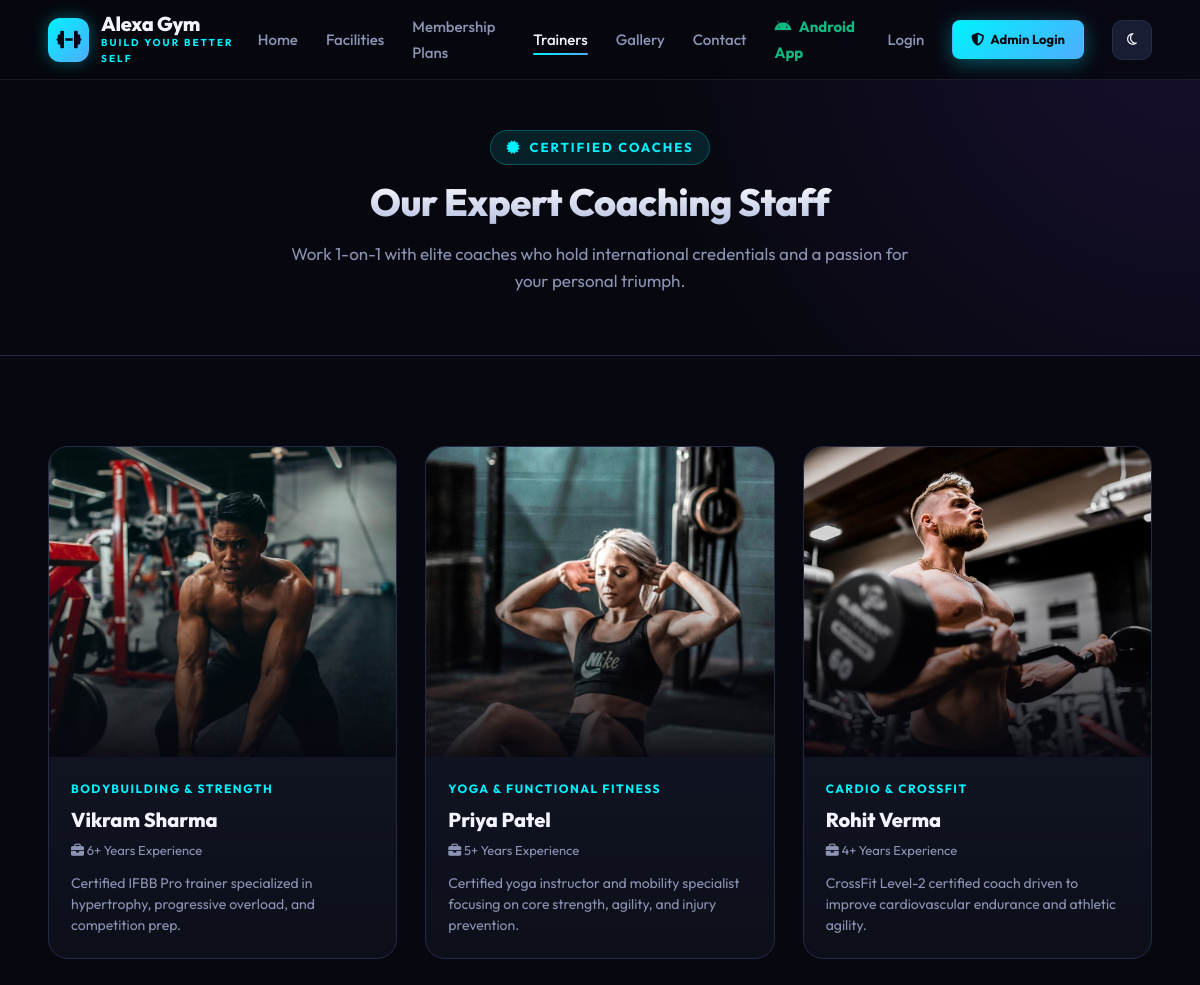
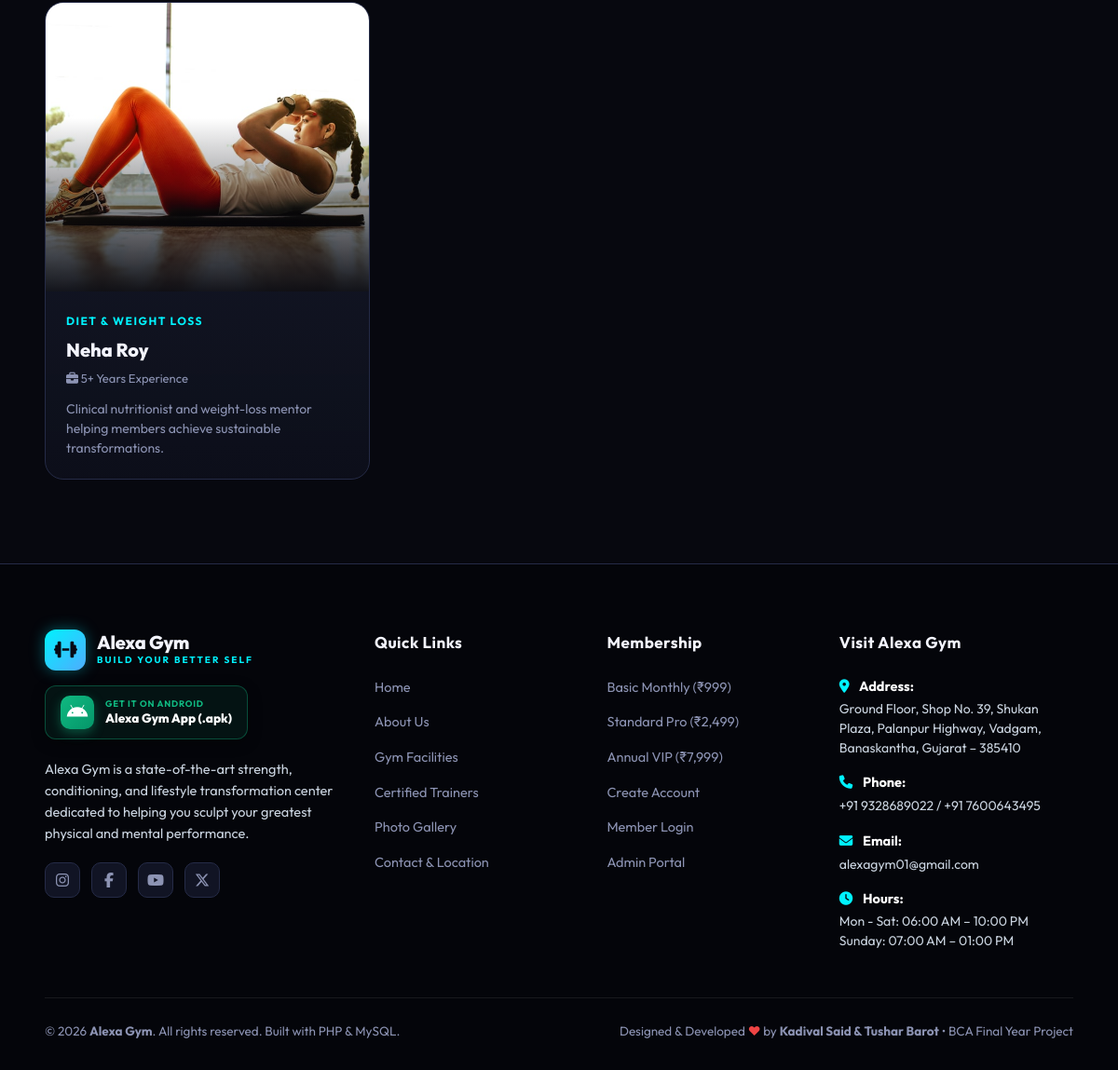
Screenshot of /trainers.php with the database file from the repository (2 pictures, top to bottom).
### tables this page shows
CREATE TABLE `trainers` (
  `id` INT UNSIGNED NOT NULL AUTO_INCREMENT,
  `full_name` VARCHAR(100) NOT NULL,
  `email` VARCHAR(100) DEFAULT NULL,
  `phone` VARCHAR(20) NOT NULL,
  `specialization` VARCHAR(100) DEFAULT NULL,
  `experience` VARCHAR(50) DEFAULT '3+ Years Experience',
  `bio` TEXT DEFAULT NULL,
  `photo` VARCHAR(255) DEFAULT NULL,
  `salary` DECIMAL(10,2) NOT NULL DEFAULT 0.00,
  `joined_on` DATE DEFAULT NULL,
  `status` ENUM('active', 'inactive') NOT NULL DEFAULT 'active',
  `created_at` TIMESTAMP NOT NULL DEFAULT CURRENT_TIMESTAMP,
  PRIMARY KEY (`id`)
);

### includes/functions.php (called while the page is built, shortened)
<?php
function e($value) {
    return htmlspecialchars((string)($value ?? ''), ENT_QUOTES, 'UTF-8');
}
function get_base_url() {
    $script_dir = str_replace('\\', '/', dirname($_SERVER['SCRIPT_NAME'] ?? ''));
    $base = preg_replace('#/(auth|user|admin|includes|config)(/.*)?$#i', '', $script_dir);
    $base = rtrim($base, '/');
    return ($base === '' || $base === '.') ? '' : $base;
}

### config/auth.php (called while the page is built, shortened)
<?php
function is_logged_in() {
    return isset($_SESSION['user_id']) && !empty($_SESSION['user_id']);
}

### trainers.php (the view, shortened to what this page needs)
<?php
require_once __DIR__ . '/config/database.php';
require_once __DIR__ . '/config/auth.php';
require_once __DIR__ . '/includes/functions.php';
try {
    $t_stmt = $pdo->query("SELECT * FROM trainers WHERE status = 'active' ORDER BY id ASC");
    $trainers_list = $t_stmt->fetchAll();
} catch (Exception $e) {
    $trainers_list = [];
}
$default_photos = [
    'assets/images/trainer-1.jpg',
    'assets/images/trainer-2.jpg',
    'assets/images/trainer-3.jpg',
    'assets/images/trainer-4.jpg'
];
require_once __DIR__ . '/includes/header.php';
require_once __DIR__ . '/includes/navbar.php';
?>
<section style="padding: 130px 0 60px 0; background: radial-gradient(circle at top right, rgba(124, 58, 237, 0.15), transparent 45%), var(--bg); border-bottom: 1px solid var(--line);">
  <div class="container text-center" style="text-align: center;">
    <div class="section-tag"><i class="fa-solid fa-certificate"></i> Certified Coaches</div>
    <h1 class="section-title">Our Expert Coaching Staff</h1>
    <p class="section-desc" style="margin: 0 auto; max-width: 650px;">
      Work 1-on-1 with elite coaches who hold international credentials and a passion for your personal triumph.
    </p>
  </div>
</section>
<section class="section">
  <div class="container">
    <div class="trainers-grid">
      <?php if (!empty($trainers_list)): ?>
        <?php foreach ($trainers_list as $idx => $tr):
            $photo_src = $tr['photo'] ? $tr['photo'] : ($base_url . '/' . $default_photos[$idx % count($default_photos)]);
        ?>
          <div class="trainer-card">
            <div class="trainer-photo-wrap">
              <img src="<?= e($photo_src) ?>" alt="<?= e($tr['full_name']) ?>">
              <div class="trainer-overlay"></div>
            </div>
            <div class="trainer-info">
              <div class="trainer-spec"><?= e($tr['specialization'] ?: 'General Fitness Coach') ?></div>
              <h3 class="trainer-name"><?= e($tr['full_name']) ?></h3>
              <div class="trainer-exp"><i class="fa-solid fa-briefcase"></i> <?= e($tr['experience'] ?: '3+ Years Experience') ?></div>
              <p class="trainer-bio"><?= e($tr['bio'] ?: 'Dedicated to helping members establish proper biomechanics, continuous overload, and dietary discipline.') ?></p>
            </div>
          </div>
        <?php endforeach; ?>
      <?php else: ?>
        <p class="text-center" style="color: var(--text-muted);">Trainer profiles are being updated. Check back shortly!</p>
      <?php endif; ?>
    </div>
  </div>
</section>
<?php require_once __DIR__ . '/includes/footer.php'; ?>

### includes/header.php (shortened to what this page needs)
<?php
if (!defined('APP_INIT')) {
    require_once __DIR__ . '/../config/auth.php';
    require_once __DIR__ . '/functions.php';
}
$base_url   = get_base_url();
?>
<!DOCTYPE html>
<html lang="en" data-theme="dark">
<head>
  <link rel="stylesheet" href="https://cdnjs.cloudflare.com/ajax/libs/font-awesome/6.5.1/css/all.min.css" />
  <?php
  $css_path = __DIR__ . '/../assets/css/style.css';
  $css_ver = file_exists($css_path) ? filemtime($css_path) : '4.5';
  ?>
  <link rel="stylesheet" href="<?= $base_url ?>/assets/css/style.css?v=<?= $css_ver ?>">
</head>
<body>

### includes/navbar.php (shortened to what this page needs)
<?php
$current_page = basename($_SERVER['PHP_SELF'] ?? '');
$base_url = get_base_url();
$is_user = is_logged_in();
$user_info = get_logged_in_user();
?>
<header class="site-navbar">
  <div class="container navbar-container">
    <a href="<?= $base_url ?>/index.php" class="navbar-brand">
      <div class="brand-logo-badge"><i class="fa-solid fa-dumbbell"></i></div>
      <div class="brand-info">
        <span class="brand-name">Alexa Gym</span>
        <span class="brand-sub">Build Your Better Self</span>
      </div>
    </a>
    <nav>
      <ul class="navbar-nav" id="navbar-nav">
        <li>
          <a href="<?= $base_url ?>/index.php" class="nav-link <?= ($current_page === 'index.php') ? 'active' : '' ?>">Home</a>
        </li>
        <li>
          <a href="<?= $base_url ?>/facilities.php" class="nav-link <?= ($current_page === 'facilities.php') ? 'active' : '' ?>">Facilities</a>
        </li>
        <?php
        $nav_plans_link = $base_url . '/plans.php';
        ?>
        <li>
          <a href="<?= $nav_plans_link ?>" class="nav-link <?= ($current_page === 'plans.php') ? 'active' : '' ?>">Membership Plans</a>
        </li>
        <li>
          <a href="<?= $base_url ?>/trainers.php" class="nav-link <?= ($current_page === 'trainers.php') ? 'active' : '' ?>">Trainers</a>
        </li>
        <li>
          <a href="<?= $base_url ?>/gallery.php" class="nav-link <?= ($current_page === 'gallery.php') ? 'active' : '' ?>">Gallery</a>
        </li>
        <li>
          <a href="<?= $base_url ?>/contact.php" class="nav-link <?= ($current_page === 'contact.php') ? 'active' : '' ?>">Contact</a>
        </li>
        <li>
          <a href="<?= $base_url ?>/app.php" class="nav-link <?= ($current_page === 'app.php') ? 'active' : '' ?>" style="color: #10B981; font-weight: 700;">
            <i class="fa-brands fa-android" style="margin-right: 5px;"></i> Android App
          </a>
        </li>
        <?php if ($is_user): ?>
          <li>
            <a href="<?= ($user_info['role'] === 'admin') ? $base_url . '/admin/dashboard.php' : $base_url . '/user/dashboard.php' ?>" class="btn btn-sm btn-primary">
              <i class="fa-solid fa-gauge-high"></i> Dashboard
            </a>
          </li>
        <?php else: ?>
          <li>
            <a href="<?= $base_url ?>/auth/login.php" class="nav-link <?= ($current_page === 'login.php') ? 'active' : '' ?>">Login</a>
          </li>
          <li style="margin-right: 4px;">
            <a href="<?= $base_url ?>/auth/admin-login.php" class="btn btn-sm btn-primary" style="display: inline-flex; align-items: center; gap: 6px;">
              <i class="fa-solid fa-shield-halved"></i> Admin Login
            </a>
          </li>
        <?php endif; ?>
      </ul>
    </nav>
    <div class="navbar-actions" style="margin-left: 24px; display: flex; align-items: center; gap: 12px; flex-shrink: 0;">
      <button type="button" class="theme-toggle" onclick="toggleSiteTheme()" title="Toggle Dark/Light Mode" aria-label="Toggle Theme">
        <i class="fa-regular fa-moon" id="theme-toggle-icon"></i>
      </button>
    </div>
  </div>
</header>

### includes/footer.php (shortened to what this page needs)
<?php
$base_url = get_base_url();
?>
<footer class="site-footer">
  <div class="container">
    <div class="footer-grid">
      <div class="footer-col">
        <div class="navbar-brand" style="margin-bottom: 16px;">
          <div class="brand-logo-badge"><i class="fa-solid fa-dumbbell"></i></div>
          <div class="brand-info">
            <span class="brand-name">Alexa Gym</span>
            <span class="brand-sub">Build Your Better Self</span>
          </div>
        </div>
        <div style="margin-bottom: 20px;">
          <a href="<?= $base_url ?>/download.php" class="footer-android-badge" download="AlexaGym.apk" style="display: inline-flex; align-items: center; gap: 12px; background: rgba(16, 185, 129, 0.08); border: 1px solid rgba(16, 185, 129, 0.35); border-radius: 12px; padding: 10px 16px; text-decoration: none; transition: all 0.3s ease; box-shadow: 0 4px 15px rgba(0, 0, 0, 0.3);">
            <div style="width: 36px; height: 36px; border-radius: 10px; background: linear-gradient(135deg, #10B981, #059669); display: flex; align-items: center; justify-content: center; color: #fff; font-size: 20px; box-shadow: 0 4px 12px rgba(16, 185, 129, 0.4); flex-shrink: 0;">
              <i class="fa-brands fa-android"></i>
            </div>
            <div style="text-align: left;">
              <span style="display: block; font-size: 9.5px; font-weight: 700; text-transform: uppercase; letter-spacing: 0.8px; color: #10B981; line-height: 1.2;">GET IT ON ANDROID</span>
              <span style="display: block; font-size: 13.5px; font-weight: 800; color: #ffffff; line-height: 1.2; margin-top: 2px;">Alexa Gym App (.apk)</span>
            </div>
          </a>
        </div>
        <p style="color: #cbd5e1; font-size: 14.5px; line-height: 1.6; max-width: 320px; margin-bottom: 18px;">
          Alexa Gym is a state-of-the-art strength, conditioning, and lifestyle transformation center dedicated to helping you sculpt your greatest physical and mental performance.
        </p>
        <div class="social-links-row">
          <a href="#" class="social-btn" aria-label="Instagram"><i class="fa-brands fa-instagram"></i></a>
          <a href="#" class="social-btn" aria-label="Facebook"><i class="fa-brands fa-facebook-f"></i></a>
          <a href="#" class="social-btn" aria-label="YouTube"><i class="fa-brands fa-youtube"></i></a>
          <a href="#" class="social-btn" aria-label="Twitter"><i class="fa-brands fa-x-twitter"></i></a>
        </div>
      </div>
      <div class="footer-col">
        <h3 class="footer-col-title">Quick Links</h3>
        <ul class="footer-links">
          <li><a href="<?= $base_url ?>/index.php">Home</a></li>
          <li><a href="<?= $base_url ?>/index.php#about">About Us</a></li>
          <li><a href="<?= $base_url ?>/facilities.php">Gym Facilities</a></li>
          <li><a href="<?= $base_url ?>/trainers.php">Certified Trainers</a></li>
          <li><a href="<?= $base_url ?>/gallery.php">Photo Gallery</a></li>
          <li><a href="<?= $base_url ?>/contact.php">Contact & Location</a></li>
        </ul>
      </div>
      <div class="footer-col">
        <h3 class="footer-col-title">Membership</h3>
        <ul class="footer-links">
          <?php if (is_logged_in() && ($user_info['role'] ?? '') === 'admin'): ?>
            <li><a href="<?= $base_url ?>/admin/plans.php">Manage Gym Plans</a></li>
            <li><a href="<?= $base_url ?>/admin/members.php">Active Members</a></li>
            <li><a href="<?= $base_url ?>/admin/dashboard.php">Admin Dashboard</a></li>
            <li><a href="<?= $base_url ?>/admin/payments.php">Payment Records</a></li>
            <li><a href="<?= $base_url ?>/auth/logout.php">Logout</a></li>
          <?php else: ?>
            <li><a href="<?= $base_url ?>/plans.php">Basic Monthly (₹999)</a></li>
            <li><a href="<?= $base_url ?>/plans.php">Standard Pro (₹2,499)</a></li>
            <li><a href="<?= $base_url ?>/plans.php">Annual VIP (₹7,999)</a></li>
            <li><a href="<?= $base_url ?>/auth/register.php">Create Account</a></li>
            <li><a href="<?= $base_url ?>/auth/login.php">Member Login</a></li>
            <li><a href="<?= $base_url ?>/auth/admin-login.php">Admin Portal</a></li>
          <?php endif; ?>
        </ul>
      </div>
      <div class="footer-col">
        <h3 class="footer-col-title">Visit Alexa Gym</h3>
        <div style="color: #cbd5e1; font-size: 14px; display: flex; flex-direction: column; gap: 14px;">
          <div>
            <strong style="color: #ffffff; display: block; margin-bottom: 3px; font-size: 14.5px;">
              <i class="fa-solid fa-location-dot" style="color: var(--cyan); margin-right: 8px;"></i> Address:
            </strong>
            <span style="color: #cbd5e1; line-height: 1.5; display: block;">Ground Floor, Shop No. 39, Shukan Plaza, Palanpur Highway, Vadgam, Banaskantha, Gujarat – 385410</span>
          </div>
          <div>
            <strong style="color: #ffffff; display: block; margin-bottom: 3px; font-size: 14.5px;">
              <i class="fa-solid fa-phone" style="color: var(--cyan); margin-right: 8px;"></i> Phone:
            </strong>
            <span style="color: #cbd5e1; display: block;">+91 9328689022 / +91 7600643495</span>
          </div>
          <div>
            <strong style="color: #ffffff; display: block; margin-bottom: 3px; font-size: 14.5px;">
              <i class="fa-solid fa-envelope" style="color: var(--cyan); margin-right: 8px;"></i> Email:
            </strong>
            <span style="color: #cbd5e1; display: block;">alexagym01@gmail.com</span>
          </div>
          <div>
            <strong style="color: #ffffff; display: block; margin-bottom: 3px; font-size: 14.5px;">
              <i class="fa-solid fa-clock" style="color: var(--cyan); margin-right: 8px;"></i> Hours:
            </strong>
            <span style="color: #cbd5e1; line-height: 1.5; display: block;">Mon - Sat: 06:00 AM – 10:00 PM<br>Sunday: 07:00 AM – 01:00 PM</span>
          </div>
        </div>
      </div>
    </div>
    <div class="footer-bottom">
      <div>
        &copy; <?= date('Y') ?> <strong>Alexa Gym</strong>. All rights reserved. Built with PHP &amp; MySQL.
      </div>
      <div>
        Designed &amp; Developed <span style="color: #ef4444;">&hearts;</span> by <strong>Kadival Said &amp; Tushar Barot</strong> &bull; BCA Final Year Project
      </div>
    </div>
  </div>
</footer>
</body>
</html>

### rows the page displays
trainers: shows a picture, specialization "BODYBUILDING & STRENGTH", full_name "Vikram Sharma", experience "6+ Years Experience", bio "Certified IFBB Pro trainer specialized in hypertrophy, progressive overload, and competition prep."
trainers: shows a picture, specialization "YOGA & FUNCTIONAL FITNESS", full_name "Priya Patel", experience "5+ Years Experience", bio "Certified yoga instructor and mobility specialist focusing on core strength, agility, and injury prevention."
trainers: shows a picture, specialization "CARDIO & CROSSFIT", full_name "Rohit Verma", experience "4+ Years Experience", bio "CrossFit Level-2 certified coach driven to improve cardiovascular endurance and athletic agility."
trainers: shows a picture, specialization "DIET & WEIGHT LOSS", full_name "Neha Roy", experience "5+ Years Experience", bio "Clinical nutritionist and weight-loss mentor helping members achieve sustainable transformations."
